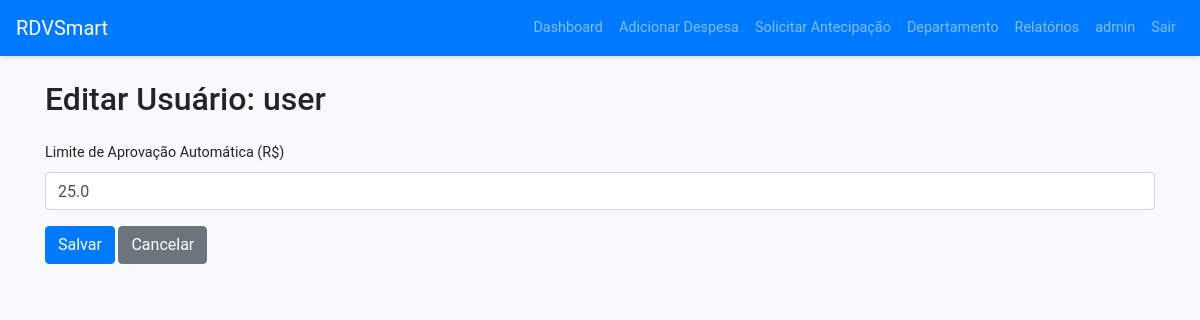
/edit_user/2 (signed in), run on the app's committed database.
### app.py (models this page shows)
class User(UserMixin, db.Model):
    id = db.Column(db.Integer, primary_key=True)
    username = db.Column(db.String(80), unique=True, nullable=False)
    email = db.Column(db.String(120), unique=True, nullable=False)
    password_hash = db.Column(db.String(128), nullable=False)
    is_manager = db.Column(db.Boolean, default=False)
    approval_limit = db.Column(db.Float, default=0.0)
    manager_id = db.Column(db.Integer, db.ForeignKey('user.id'), nullable=True)
    approval_level = db.Column(db.Integer, default=1)  # 1=Usuário, 2=Gestor, 3=Admin
    groups = db.relationship('GroupMembership', backref='user', lazy=True)
    expenses = db.relationship('Expense', backref='user', lazy=True)
    advances = db.relationship('Advance', backref='user', lazy=True)
    manager = db.relationship('User', remote_side=[id], back_populates='managed_users', foreign_keys=[manager_id])
    managed_users = db.relationship('User', back_populates='manager', foreign_keys=[manager_id])

### app.py (the view, shortened to what this page needs)
@app.route('/edit_user/<int:user_id>', methods=['GET', 'POST'])
@login_required
def edit_user(user_id):
    if current_user.approval_level != 3:
        flash('Apenas administradores podem editar perfis de usuários')
        return redirect(url_for('index'))
    user = User.query.get_or_404(user_id)
    return render_template('edit_user.html', user=user)

### app.py (called while the page is built)
@login_manager.user_loader
def load_user(user_id):
    return User.query.get(int(user_id))

### templates/edit_user.html (shortened to what this page needs)
<!DOCTYPE html>
<html lang="pt-BR">
<head>
    <link rel="stylesheet" href="https://stackpath.bootstrapcdn.com/bootstrap/4.5.2/css/bootstrap.min.css">
    <link rel="stylesheet" href="{{ url_for('static', filename='styles.css') }}">
</head>
<body>
    <nav class="navbar navbar-expand-lg navbar-dark bg-primary">
        <a class="navbar-brand" href="{{ url_for('index') }}">RDVSmart</a>
        <div class="collapse navbar-collapse" id="navbarNav">
            <ul class="navbar-nav ml-auto">
                <li class="nav-item">
                    <a class="nav-link" href="{{ url_for('index') }}">Dashboard</a>
                </li>
                <li class="nav-item">
                    <a class="nav-link" href="{{ url_for('add_expense') }}">Adicionar Despesa</a>
                </li>
                <li class="nav-item">
                    <a class="nav-link" href="{{ url_for('advance_request') }}">Solicitar Antecipação</a>
                </li>
                {% if current_user.is_manager %}
                    <li class="nav-item">
                        <a class="nav-link" href="{{ url_for('create_group') }}"> Departamento</a>
                    </li>
                {% endif %}
                <li class="nav-item">
                    <a class="nav-link" href="{{ url_for('report') }}">Relatórios</a>
                </li>
                <li class="nav-item">
                        <span class="nav-link">{{ current_user.username }}</span>
                    </li>
                <li class="nav-item">
                    <a class="nav-link" href="{{ url_for('logout') }}">Sair</a>
                </li>
            </ul>
        </div>
    </nav>
    <div class="container mt-4">
        <h2 class="mb-4">Editar Usuário: {{ user.username }}</h2>
        <form method="POST">
            <div class="form-group">
                <label for="approval_limit">Limite de Aprovação Automática (R$)</label>
                <input type="number" step="0.01" class="form-control" id="approval_limit" name="approval_limit" value="{{ user.approval_limit }}" required>
            </div>
            <button type="submit" class="btn btn-primary">Salvar</button>
            <a href="{{ url_for('index') }}" class="btn btn-secondary">Cancelar</a>
        </form>
    </div>
</body>
</html>

### static/styles.css (style rules this page uses)
body { font-family: 'Roboto', sans-serif; background-color: #f8f9fa; }
.navbar { box-shadow: 0 2px 4px rgba(0,0,0,0.1); }
.btn-primary { background-color: #007bff; border-color: #007bff; transition: background-color 0.3s ease; }

### templates/edit_user.html (style rules this page uses)
body { font-size: 0.9rem; }

### data on the page
User: username "admin"
User: username "user", approval_limit "25.0"
